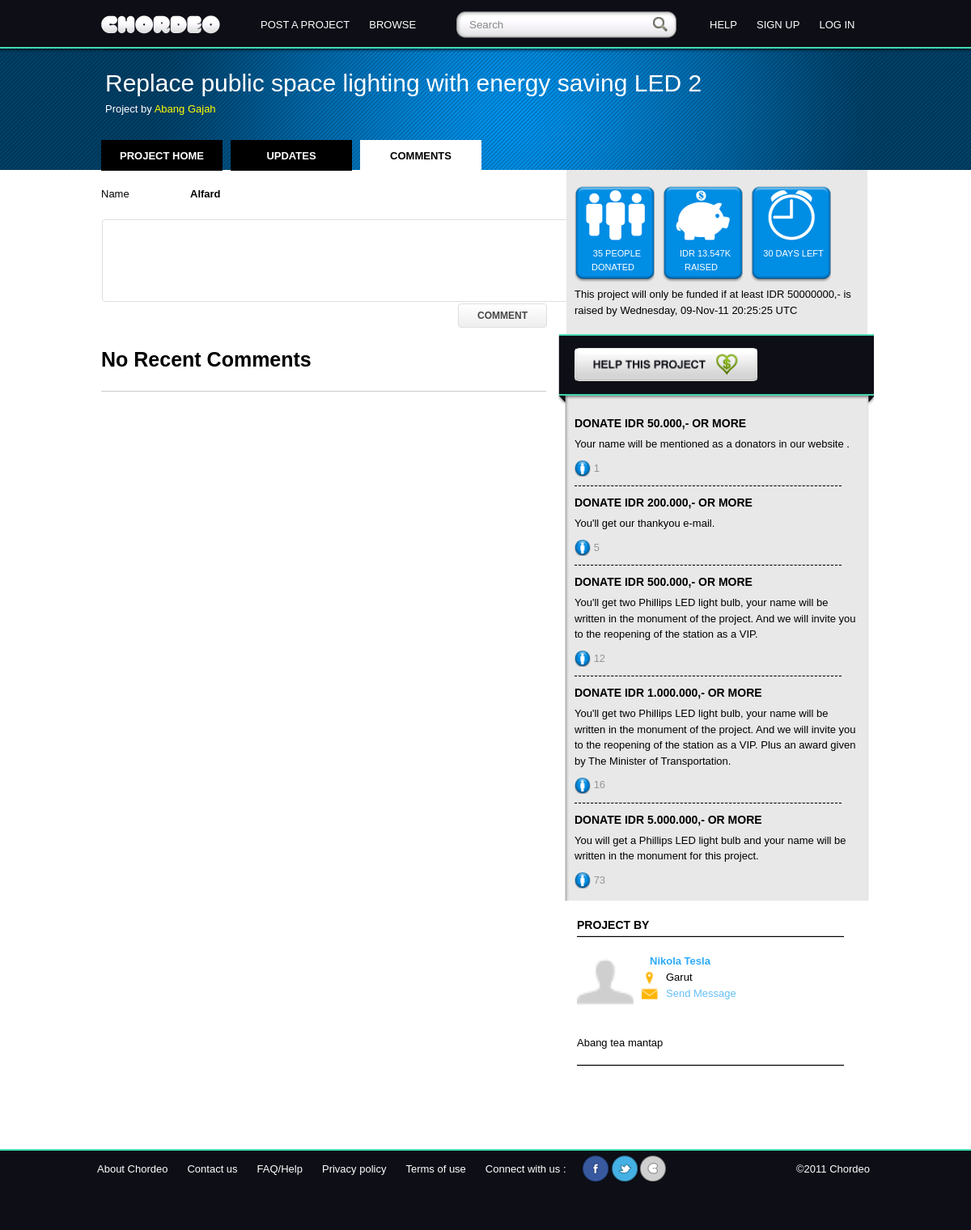
The app's page /project/projectdetail/comments/2 with its own data.
### tables this page shows
CREATE TABLE IF NOT EXISTS `ch_projectreward` (
  `project_id` int(2) NOT NULL,
  `reward_1` text NOT NULL,
  `reward_2` text NOT NULL,
  `reward_3` text NOT NULL,
  `reward_4` text NOT NULL,
  `reward_5` text NOT NULL,
  `count_1` int(3) DEFAULT '0',
  `count_2` int(3) DEFAULT '0',
  `count_3` int(3) DEFAULT '0',
  `count_4` int(3) DEFAULT '0',
  `count_5` int(3) DEFAULT '0',
  PRIMARY KEY (`project_id`)
);

### application/controllers/project.php (called while the page is built, shortened)
<?php if ( ! defined('BASEPATH')) exit('No direct script access allowed');
class Project extends CI_Controller {
    function projectdetail($var='id',$id)
    {
        $q = $this->db->get_where('ch_project', array('project_id' => $id));
        $row=$q->row();
        $s = $this->db->get_where('ch_user', array('user_id' => $row->project_user_id));
        $row_user=$s->row();
        $r = $this->db->get_where('ch_projectreward', array('project_id' => $id));
        $reward=$r->row();
        $time = $row->project_time;
        $datetime=human_to_unix($time);
        $data['project_until']= standard_date('DATE_COOKIE',gmt_to_local($datetime, 'UP7', 'FALSE'));
        $data['sidebar_amount_funding']=$row->amount_funding;
        $data['project_title']=$row->project_name;
        $data['project_author']=$row_user->name;
        $data['user_location']=$row_user->location;
        $data['user_bio']=$row_user->bio;
        $data['title']=$row->project_name.' by '.$row_user->name;
        $data['topmenu']=$this->projectmodel->menu_top($var,$id);
        $data['project_location']=$row->project_location;
        $data['user_avatar']=$row_user->avatar;
        for($i=1;$i<6;$i++)
        {
            $rew="reward_$i";
            $count="count_$i";
            $data["donate_$i"]=$reward->$rew;
            $data["count_$i"]=$reward->$count;
        }
        switch ($var) {
            case 'comments':
                $data['project_comments']=$this->projectmodel->project_comments($id);
                $this->projectmodel->template($data,"chprojectcomments");
                break;
        }
    }
}

### index.php (called while the page is built, shortened)
<?php
require_once BASEPATH.'core/CodeIgniter.php';

### application/views/chprojectsidebar.php (the view, shortened to what this page needs)
	<div class="grid_9 push_1 omega content-kanan">
			<div class="grid_2 alpha people_badge"><div class="badge-text"><p>35 PEOPLE DONATED</p></div></div>
			<div class="grid_2 raised_badge"><div class="badge-text"><p>IDR 13.547K RAISED</p></div></div>
			<div class="grid_2 omega time_badge"><div class="badge-text"><p>30 DAYS LEFT</p></div></div>
			<p class="badge_desctiption">This project will only be funded if at least
IDR <?php echo $sidebar_amount_funding;?>,- is raised by <?php echo $project_until;?></p>
			<div class="grid_10 omega donate">
				<input type="button" class="grid_6 helpproject">
				<div class="wrapper_donate_option">
					<div class="donate_option">
						<p class="option">DONATE IDR 50.000,- OR MORE</p>
						<p class="grid_9 alpha"><?php echo $donate_1;?></p>
						<p><img src="assets/images/donator_icon.png"> <span><?php echo $count_1;?></span></p>
						<hr>
					</div>
					<div class="donate_option">
						<p class="option">DONATE IDR 200.000,- OR MORE</p>
						<p class="grid_9 alpha"><?php echo $donate_2;?></p>
						<p><img src="assets/images/donator_icon.png"> <span><?php echo $count_2;?></span></p>
						<hr>
					</div>
					<div class="donate_option">
						<p class="option">DONATE IDR 500.000,- OR MORE</p>
						<p class="grid_9 alpha"><?php echo $donate_3;?></p>
						<p><img src="assets/images/donator_icon.png"> <span><?php echo $count_3;?></span></p>
						<hr>
					</div>
					<div class="donate_option">
						<p class="option">DONATE IDR 1.000.000,- OR MORE</p>
						<p class="grid_9 alpha"><?php echo $donate_4;?></p>
						<p><img src="assets/images/donator_icon.png"> <span><?php echo $count_4;?></span></p>
						<hr>
					</div>
					<div class="donate_option">
						<p class="option">DONATE IDR 5.000.000,- OR MORE</p>
						<p class="grid_9 alpha"><?php echo $donate_5;?></p>
						<p><img src="assets/images/donator_icon.png"> <span><?php echo $count_5;?></span></p>
					</div>
				</div>
				<div class="jarak"></div>
				<div class="project_by">
					<span>PROJECT BY</span><hr />
					<img src="assets/images/<?php echo $user_avatar;?>" width="70"/>
						<a href="#" class="name">Nikola Tesla</a>
						<p><img src="assets/images/location_icon.png" /><?php echo $user_location;?></p>
						<p><img src="assets/images/message_icon.png" /><a href="#">Send Message</a></p>
						<p class="bottom"><?php echo $user_bio;?></p><hr>
				</div>
				<div class="jarak"></div>
				<div class="jarak"></div>
			</div>
	</div>
</div>
            <div class="break"></div>
</div>
            <div class="break"></div>

### assets/960gs/960.css (style rules this page uses)
body { min-width: 960px; }
.grid_1, .grid_2, .grid_3, .grid_4, .grid_5, .grid_6, .grid_7, .grid_8, .grid_9, .grid_10, .grid_11, .grid_12, .grid_13, .grid_14, .grid_15, .grid_16 { display: inline; float: left; margin-left: 10px; margin-right: 10px; }
.push_1, .pull_1, .push_2, .pull_2, .push_3, .pull_3, .push_4, .pull_4, .push_5, .pull_5, .push_6, .pull_6, .push_7, .pull_7, .push_8, .pull_8, .push_9, .pull_9, .push_10, .pull_10, .push_11, .pull_11, .push_12, .pull_12, .push_13, .pull_13, .push_14, .pull_14, .push_15, .pull_15 { position: relative; }
.alpha { margin-left: 0; }
.omega { margin-right: 0; }

### assets/960gs/960_24_col.css (style rules this page uses)
body { min-width: 960px; }
.grid_1, .grid_2, .grid_3, .grid_4, .grid_5, .grid_6, .grid_7, .grid_8, .grid_9, .grid_10, .grid_11, .grid_12, .grid_13, .grid_14, .grid_15, .grid_16, .grid_17, .grid_18, .grid_19, .grid_20, .grid_21, .grid_22, .grid_23, .grid_24 { display: inline; float: left; margin-left: 5px; margin-right: 5px; }
.push_1, .pull_1, .push_2, .pull_2, .push_3, .pull_3, .push_4, .pull_4, .push_5, .pull_5, .push_6, .pull_6, .push_7, .pull_7, .push_8, .pull_8, .push_9, .pull_9, .push_10, .pull_10, .push_11, .pull_11, .push_12, .pull_12, .push_13, .pull_13, .push_14, .pull_14, .push_15, .pull_15, .push_16, .pull_16, .push_17, .pull_17, .push_18, .pull_18, .push_19, .pull_19, .push_20, .pull_20, .push_21, .pull_21, .push_22, .pull_22, .push_23, .pull_23 { position: relative; }
.alpha { margin-left: 0; }
.omega { margin-right: 0; }
.container_24 .grid_2 { width: 70px; }
.container_24 .grid_6 { width: 232px; background-color: 0d0e16; }
.container_24 .grid_9 { width: 350px; }
.container_24 .grid_10 { width: 390px; }
.container_24 .push_1 { left: 40px; font-weight: normal; }

### records on screen
ch_projectreward: reward_1 "Your name will be mentioned as a donators in our website .", count_1 "1", reward_2 "You'll get our thankyou e-mail.", count_2 "5", reward_3 "You'll get two Phillips LED light bulb, your name will be written in the monument of the project. And we will invite you to the reopening of the station as a VIP.", count_3 "12", reward_4 "You'll get two Phillips LED light bulb, your name will be written in the monument of the project. And we will invite you to the reopening of the station as a VIP. Plus an award given by The Minister of Transportation.", count_4 "16", reward_5 "You will get a Phillips LED light bulb and your name will be written in the monument for this project.", count_5 "73"

### other values on screen
$project_title "Replace public space lighting with energy saving LED 2"
$project_author "Abang Gajah"
$sidebar_amount_funding "50000000"
$project_until "Wednesday, 09-Nov-11 20:25:25 UTC"
$user_location "Garut"
$user_bio "Abang tea mantap"
